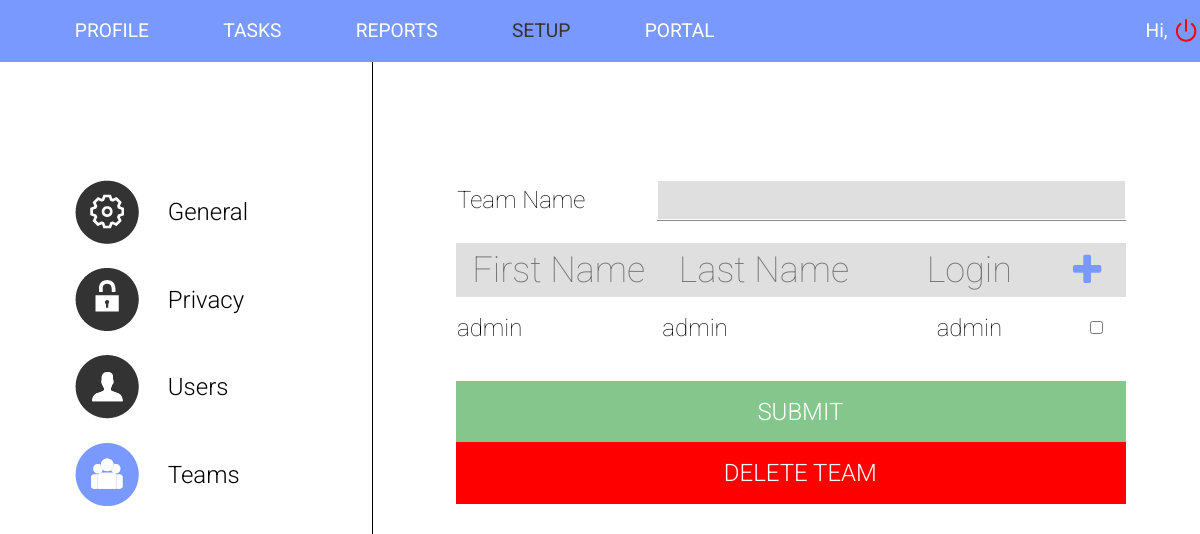
Screenshot of /cgi-bin/HGN/teams/editTeam.php (signed in) with the database file from the repository.
### tables this page shows
CREATE TABLE IF NOT EXISTS `user` (
  `user_id` int(11) NOT NULL AUTO_INCREMENT,
  `user_login` text NOT NULL,
  `user_password` text NOT NULL,
  `user_first_name` text NOT NULL,
  `user_last_name` text NOT NULL,
  `user_DOB` date NOT NULL,
  `user_week_hrs` int(11) NOT NULL,
  `user_extra_hrs` int(11) NOT NULL,
  `user_type_id` int(11) NOT NULL,
  `user_tel` text,
  `user_mail` text NOT NULL,
  PRIMARY KEY (`user_id`)
);

### cgi-bin/HGN/teams/editTeam.php (the view, shortened to what this page needs)
<?php
	$username = $_SESSION['username'];
	$servername = $_SESSION['servername'];
	$user_db = $_SESSION['user_db'];
	$password_db = $_SESSION['password_db'];
	$dbname = $_SESSION['dbname'];
$conn = new mysqli($servername, $user_db, $password_db, $dbname);
	$sql = "SELECT user_id, user_first_name, user_last_name, user_type_id, user_tel, user_mail FROM user WHERE user_login = '{$username}'";
	$result = mysqli_query($conn, $sql);
$team_id = $_GET["v"];
$sql2 = "SELECT team_description FROM team WHERE team_id = '{$team_id}'";
$result2 = mysqli_query($conn, $sql2);
if (mysqli_num_rows($result)) {
	$row = mysqli_fetch_assoc($result2);
	$team_description = $row["team_description"];
}
?>
<html>
<head>
	<link href="../styles/setup.css" rel="stylesheet">
	<link href="../styles/basicStyle.css" rel="stylesheet">
</head>
<body>
	<nav>
		<ul>
			<li> <a href="../profile.php"> PROFILE </a> </li>
			<li> <a href="../tasks"> TASKS </a> </li>
			<li> <a href="#"> REPORTS </a> </li>
			<li> <a href="#" class="active"> SETUP </a> </li>
			<li> <a href="https://docs.google.com/spreadsheets/d/1bRcrZh3NT7Ya11cl_LQHDlfSD36UYbRfUcSNfBM4du8/edit#gid=0"> PORTAL </a> </li>
			<li class="right img"> <a href="../sessionStop.php"> <img src="../img/logoutIcon.png" alt="Logout"> </a> </li>
			<li class="right"> Hi, <?php echo $_SESSION["user_first_name"] . " " . $_SESSION["user_last_name"] ?> </li>
		</ul>
	</nav>
	<content>
		<article class="navLeft">
			<table>
				<tr onClick="location.href='../general'">
					<td><img src="../img/generalIcon.png" class="icon" name="General"></td>
					<td valign="middle">General</td>
				</tr>
				<tr onClick="location.href='../privacy'">
					<td><img src="../img/privacyIcon.png" class="icon" name="Privacy"></td>
					<td valign="middle">Privacy</td>
				</tr>
				<tr onClick="location.href='../users'">
					<td><img src="../img/usersIcon.png" class="icon" name="Users"></td>
					<td valign="middle">Users</td>
				</tr>
				<tr onClick="location.href='../teams'">
					<td><img src="../img/teamsActiveIcon.png" class="icon" name="Teams"></td>
					<td valign="middle">Teams</td>
				</tr>
			</table>
		</article>
		<article class="rightArt" id="addTeam">
			<form action="changeTeam.php" method="post" id="changeTeamForm" name="changeTeam">
			<table>
				<tr>
						<td class="title"> Team Name </td>
						<td class="wrapper">
	  						<input type="text" name="team_description" value="<?php echo $team_description ?>">
	  					</td>
  				</tr>
  			</table>
  			<table id="tabela" class="high_table">
			<thead>
				<tr class="header">
					<th><input type="text" id="user_first_name" placeholder="First Name"/></th>
					<th><input type="text" id="user_last_name" placeholder="Last Name"/></th>
					<th><input type="text" id="user_username" placeholder="Login"/></th>
					<th class="td_icon_addUser" valign="middle"><i class="fa fa-plus"></i></th>
				</tr>
			</thead>
			<tbody>
				<?php
					$count = 1;
					$sql = "SELECT user_id, user_first_name, user_last_name, user_login FROM user ORDER BY user_last_name";
					$result = mysqli_query($conn, $sql);
					if (mysqli_num_rows($result) > 0){
						while ($row=mysqli_fetch_assoc($result)){
							$user_team_id = $row["user_id"];
							if (( $count % 2 )== 0){
								echo "<tr class='odd' valign='middle'> <td valign='middle'>";
							} else {
								echo "<tr> <td valign='middle'>";
							}
							$count++;
							echo $row["user_first_name"];
							echo "</td>
								<td valign='middle'>";
							echo $row["user_last_name"];
							echo "</td>
								<td valign='middle' align='center'>";
							echo $row["user_login"];
							echo "</td>
								<td class='td_icon'>
								<center>
      							<input name='checked[]' type='checkbox' value=' ";
							echo $row["user_id"];
							echo " ' align='right' ";
							$sql3 = "SELECT * FROM user_team WHERE team_id='{$team_id}' AND user_id = '{$user_team_id}' ";
							$result3 = mysqli_query($conn, $sql3);
							if (mysqli_num_rows($result3) > 0){
								echo "checked";
							}
							echo ">
							</td>
							</tr>";
						}
					} ?>
			</tbody>
		</table>
		<table id="tabela_submit" class="high_table">
			<tr onclick="document.getElementById('changeTeamForm').submit()">
				<td colspan=4 class="edit"> SUBMIT </td>
			</tr>
		</form>
			<form action="deleteTeam.php" method="post" id="deleteTeam">
			<tr onclick="pergunta()">
				<td colspan=4 class="delete"> DELETE TEAM </td>
			</tr>
			</form>
		</article>
	</content>
</body>
</html>

### cgi-bin/HGN/styles/setup.css (style rules this page uses)
.navleft td { cursor: hand; font-weight: 300; padding-top: 10%; font-size: 150%; margin-right: 1%; }
.navleft table { width: 70%; }
.navLeft { padding-top: 8%; padding-left: 6%; width: 25%; border-right-style: solid; border-right-width: 1px; height: 75.7%; float: left; }
.rightArt { width: 62%; float: right; padding-top: 8%; height: 75.7%; padding-left: 1%; overflow-y: auto; }
.rightArt i { color: #7A99FF; font-size: 550%; }
.rightArt .high_table tr th { background-color: #dfdfdf; }
.rightArt .high_table tr td { padding-top: 2.5%; padding-bottom: 2.5%; }
.rightArt table { border-collapse: collapse; width: 90%; margin-top: 3%; }
.td_icon { width: 8%; text-align: right; padding-right: 2%; }
.td_icon_addUser { text-align: left; width: 8%; }
.td_icon_addUser i { color: #7A99FF; font-size: 150%; }
.title { white-space: nowrap; font-family: 'Roboto', sans-serif; font-weight: 100; font-size: 150%; width: 30%; }
.edit { background-color: #84C68C; text-align: center; padding-left: 3%; white-space: nowrap; font-family: 'Roboto', sans-serif; font-weight: 300; font-size: 100%; cursor: hand; color: #FFFFFF; }
.delete { background-color: #ff0000; text-align: center; padding-left: 3%; white-space: nowrap; font-family: 'Roboto', sans-serif; font-weight: 300; font-size: 100%; cursor: hand; color: #FFFFFF; }
.wrapper { position: relative; border-bottom: 1px solid #888; text-align: center; }
#tabela, #tabela_submit { border-collapse: collapse; font-family: 'Roboto', sans-serif; font-weight: 100; font-size: 150%; }

### cgi-bin/HGN/styles/basicStyle.css (style rules this page uses)
body { padding: 0px; margin: 0px; font-family: 'Roboto', sans-serif; }
nav { padding-top: 0.01%; padding-bottom: 0.01%; font-size: 120%; background-color: #7A99FF; }
nav a { text-decoration: none; color: #FFFFFF; }
.active { color: #333333; }
nav ul { list-style: none; }
nav ul li { padding-right: 3%; padding-left: 3%; display: inline; color: #FFFFFF; }
.right { padding-right: 0.3%; padding-left: 0.3%; float: right; }
.right img { margin-right: 3%; }
input { font-family: 'Roboto', sans-serif; font-weight: 100; font-size: 150%; width: 100%; position: relative; background: #dfdfdf; color: #444; padding: 5px; border: 0; display: block; text-align: center; }
.td_icon { text-align: right; }

### rows the page displays
user: user_first_name "admin", user_last_name "admin", user_login "admin"
